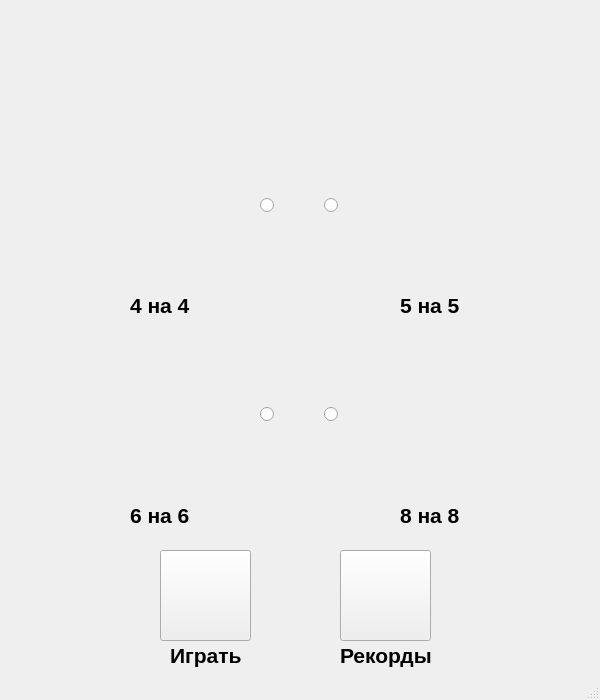
<?xml version="1.0" encoding="UTF-8"?>
<ui version="4.0">
 <class>Main</class>
 <widget class="QMainWindow" name="Main">
  <property name="geometry">
   <rect>
    <x>0</x>
    <y>0</y>
    <width>600</width>
    <height>700</height>
   </rect>
  </property>
  <property name="windowTitle">
   <string>MainWindow</string>
  </property>
  <widget class="QWidget" name="centralwidget">
   <widget class="QLabel" name="title_image">
    <property name="geometry">
     <rect>
      <x>180</x>
      <y>10</y>
      <width>241</width>
      <height>91</height>
     </rect>
    </property>
    <property name="text">
     <string/>
    </property>
    <property name="pixmap">
     <pixmap>../../data/pictures/title.jpg</pixmap>
    </property>
    <property name="scaledContents">
     <bool>true</bool>
    </property>
   </widget>
   <widget class="QPushButton" name="play_button">
    <property name="geometry">
     <rect>
      <x>160</x>
      <y>550</y>
      <width>91</width>
      <height>91</height>
     </rect>
    </property>
    <property name="text">
     <string/>
    </property>
    <property name="icon">
     <iconset>
      <normaloff>../../data/pictures/play.png</normaloff>../../data/pictures/play.png</iconset>
    </property>
    <property name="iconSize">
     <size>
      <width>80</width>
      <height>80</height>
     </size>
    </property>
   </widget>
   <widget class="QPushButton" name="records_button">
    <property name="geometry">
     <rect>
      <x>340</x>
      <y>550</y>
      <width>91</width>
      <height>91</height>
     </rect>
    </property>
    <property name="text">
     <string/>
    </property>
    <property name="icon">
     <iconset>
      <normaloff>../../data/pictures/records.png</normaloff>../../data/pictures/records.png</iconset>
    </property>
    <property name="iconSize">
     <size>
      <width>80</width>
      <height>80</height>
     </size>
    </property>
   </widget>
   <widget class="QLabel" name="image_4x4">
    <property name="geometry">
     <rect>
      <x>70</x>
      <y>110</y>
      <width>181</width>
      <height>181</height>
     </rect>
    </property>
    <property name="text">
     <string/>
    </property>
    <property name="pixmap">
     <pixmap>../../data/pictures/4x4.jpg</pixmap>
    </property>
    <property name="scaledContents">
     <bool>true</bool>
    </property>
   </widget>
   <widget class="QLabel" name="image_5x5">
    <property name="geometry">
     <rect>
      <x>340</x>
      <y>110</y>
      <width>181</width>
      <height>181</height>
     </rect>
    </property>
    <property name="text">
     <string/>
    </property>
    <property name="pixmap">
     <pixmap>../../data/pictures/5x5.jpg</pixmap>
    </property>
    <property name="scaledContents">
     <bool>true</bool>
    </property>
   </widget>
   <widget class="QLabel" name="image_6x6">
    <property name="geometry">
     <rect>
      <x>70</x>
      <y>320</y>
      <width>181</width>
      <height>181</height>
     </rect>
    </property>
    <property name="text">
     <string/>
    </property>
    <property name="pixmap">
     <pixmap>../../data/pictures/6x6.jpg</pixmap>
    </property>
    <property name="scaledContents">
     <bool>true</bool>
    </property>
   </widget>
   <widget class="QLabel" name="image_8x8">
    <property name="geometry">
     <rect>
      <x>340</x>
      <y>320</y>
      <width>181</width>
      <height>181</height>
     </rect>
    </property>
    <property name="text">
     <string/>
    </property>
    <property name="pixmap">
     <pixmap>../../data/pictures/8x8.jpg</pixmap>
    </property>
    <property name="scaledContents">
     <bool>true</bool>
    </property>
   </widget>
   <widget class="QWidget" name="gridLayoutWidget">
    <property name="geometry">
     <rect>
      <x>260</x>
      <y>10</y>
      <width>121</width>
      <height>601</height>
     </rect>
    </property>
    <layout class="QGridLayout" name="choose_field">
     <item row="1" column="0">
      <widget class="QRadioButton" name="choose_6x6">
       <property name="text">
        <string/>
       </property>
      </widget>
     </item>
     <item row="0" column="0">
      <widget class="QRadioButton" name="choose_4x4">
       <property name="text">
        <string/>
       </property>
       <property name="iconSize">
        <size>
         <width>16</width>
         <height>16</height>
        </size>
       </property>
      </widget>
     </item>
     <item row="0" column="1">
      <widget class="QRadioButton" name="choose_5x5">
       <property name="text">
        <string/>
       </property>
      </widget>
     </item>
     <item row="1" column="1">
      <widget class="QRadioButton" name="choose_8x8">
       <property name="text">
        <string/>
       </property>
      </widget>
     </item>
    </layout>
   </widget>
   <widget class="QLabel" name="text_4x4">
    <property name="geometry">
     <rect>
      <x>130</x>
      <y>290</y>
      <width>71</width>
      <height>31</height>
     </rect>
    </property>
    <property name="text">
     <string>&lt;html&gt;&lt;head/&gt;&lt;body&gt;&lt;p&gt;&lt;span style=&quot; font-size:16pt; font-weight:600;&quot;&gt;4 на 4&lt;/span&gt;&lt;/p&gt;&lt;/body&gt;&lt;/html&gt;</string>
    </property>
   </widget>
   <widget class="QLabel" name="text_6x6">
    <property name="geometry">
     <rect>
      <x>130</x>
      <y>500</y>
      <width>71</width>
      <height>31</height>
     </rect>
    </property>
    <property name="text">
     <string>&lt;html&gt;&lt;head/&gt;&lt;body&gt;&lt;p&gt;&lt;span style=&quot; font-size:16pt; font-weight:600;&quot;&gt;6 на 6&lt;/span&gt;&lt;/p&gt;&lt;/body&gt;&lt;/html&gt;</string>
    </property>
   </widget>
   <widget class="QLabel" name="text_5x5">
    <property name="geometry">
     <rect>
      <x>400</x>
      <y>280</y>
      <width>71</width>
      <height>51</height>
     </rect>
    </property>
    <property name="text">
     <string>&lt;html&gt;&lt;head/&gt;&lt;body&gt;&lt;p&gt;&lt;span style=&quot; font-size:16pt; font-weight:600;&quot;&gt;5 на 5&lt;/span&gt;&lt;/p&gt;&lt;/body&gt;&lt;/html&gt;</string>
    </property>
   </widget>
   <widget class="QLabel" name="text_8x8">
    <property name="geometry">
     <rect>
      <x>400</x>
      <y>500</y>
      <width>71</width>
      <height>31</height>
     </rect>
    </property>
    <property name="text">
     <string>&lt;html&gt;&lt;head/&gt;&lt;body&gt;&lt;p&gt;&lt;span style=&quot; font-size:16pt; font-weight:600;&quot;&gt;8 на 8&lt;/span&gt;&lt;/p&gt;&lt;/body&gt;&lt;/html&gt;</string>
    </property>
   </widget>
   <widget class="QLabel" name="text_play">
    <property name="geometry">
     <rect>
      <x>170</x>
      <y>640</y>
      <width>81</width>
      <height>31</height>
     </rect>
    </property>
    <property name="text">
     <string>&lt;html&gt;&lt;head/&gt;&lt;body&gt;&lt;p&gt;&lt;span style=&quot; font-size:16pt; font-weight:600;&quot;&gt;Играть&lt;/span&gt;&lt;/p&gt;&lt;/body&gt;&lt;/html&gt;</string>
    </property>
   </widget>
   <widget class="QLabel" name="text_records">
    <property name="geometry">
     <rect>
      <x>340</x>
      <y>640</y>
      <width>111</width>
      <height>31</height>
     </rect>
    </property>
    <property name="text">
     <string>&lt;html&gt;&lt;head/&gt;&lt;body&gt;&lt;p&gt;&lt;span style=&quot; font-size:16pt; font-weight:600;&quot;&gt;Рекорды&lt;/span&gt;&lt;/p&gt;&lt;/body&gt;&lt;/html&gt;</string>
    </property>
   </widget>
  </widget>
  <widget class="QMenuBar" name="menubar">
   <property name="geometry">
    <rect>
     <x>0</x>
     <y>0</y>
     <width>600</width>
     <height>21</height>
    </rect>
   </property>
  </widget>
  <widget class="QStatusBar" name="statusbar"/>
 </widget>
 <resources/>
 <connections/>
</ui>
